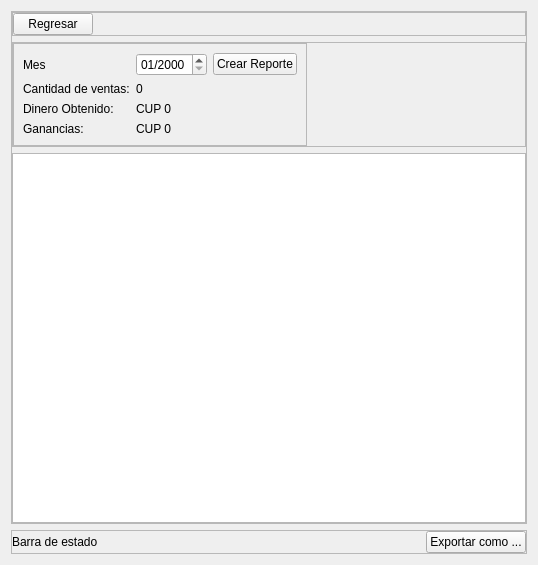
<?xml version="1.0" encoding="UTF-8"?>
<ui version="4.0">
 <class>Frame</class>
 <widget class="QFrame" name="Frame">
  <property name="geometry">
   <rect>
    <x>0</x>
    <y>0</y>
    <width>538</width>
    <height>565</height>
   </rect>
  </property>
  <property name="windowTitle">
   <string>Frame</string>
  </property>
  <layout class="QVBoxLayout" name="verticalLayout">
   <item>
    <widget class="QFrame" name="main_content_frame">
     <property name="frameShape">
      <enum>QFrame::StyledPanel</enum>
     </property>
     <property name="frameShadow">
      <enum>QFrame::Raised</enum>
     </property>
     <layout class="QVBoxLayout" name="verticalLayout_2">
      <property name="leftMargin">
       <number>0</number>
      </property>
      <property name="topMargin">
       <number>0</number>
      </property>
      <property name="rightMargin">
       <number>0</number>
      </property>
      <property name="bottomMargin">
       <number>0</number>
      </property>
      <item>
       <widget class="QFrame" name="frame_4">
        <property name="frameShape">
         <enum>QFrame::StyledPanel</enum>
        </property>
        <property name="frameShadow">
         <enum>QFrame::Raised</enum>
        </property>
        <layout class="QHBoxLayout" name="horizontalLayout_3">
         <property name="leftMargin">
          <number>0</number>
         </property>
         <property name="topMargin">
          <number>0</number>
         </property>
         <property name="rightMargin">
          <number>0</number>
         </property>
         <property name="bottomMargin">
          <number>0</number>
         </property>
         <item>
          <widget class="QPushButton" name="back_button">
           <property name="sizePolicy">
            <sizepolicy hsizetype="Maximum" vsizetype="Fixed">
             <horstretch>0</horstretch>
             <verstretch>0</verstretch>
            </sizepolicy>
           </property>
           <property name="text">
            <string>Regresar</string>
           </property>
          </widget>
         </item>
         <item>
          <spacer name="horizontalSpacer_3">
           <property name="orientation">
            <enum>Qt::Horizontal</enum>
           </property>
           <property name="sizeHint" stdset="0">
            <size>
             <width>40</width>
             <height>20</height>
            </size>
           </property>
          </spacer>
         </item>
        </layout>
       </widget>
      </item>
      <item>
       <widget class="QFrame" name="frame_2">
        <property name="frameShape">
         <enum>QFrame::StyledPanel</enum>
        </property>
        <property name="frameShadow">
         <enum>QFrame::Raised</enum>
        </property>
        <layout class="QHBoxLayout" name="horizontalLayout_2">
         <property name="leftMargin">
          <number>0</number>
         </property>
         <property name="topMargin">
          <number>0</number>
         </property>
         <property name="bottomMargin">
          <number>0</number>
         </property>
         <item>
          <widget class="QFrame" name="frame_3">
           <property name="frameShape">
            <enum>QFrame::StyledPanel</enum>
           </property>
           <property name="frameShadow">
            <enum>QFrame::Raised</enum>
           </property>
           <layout class="QGridLayout" name="gridLayout">
            <item row="1" column="0">
             <widget class="QLabel" name="label_2">
              <property name="text">
               <string>Cantidad de ventas:</string>
              </property>
             </widget>
            </item>
            <item row="1" column="1">
             <widget class="QLabel" name="sale_quantity_label">
              <property name="text">
               <string>0</string>
              </property>
             </widget>
            </item>
            <item row="0" column="1">
             <widget class="QDateEdit" name="month_date_edit">
              <property name="currentSection">
               <enum>QDateTimeEdit::MonthSection</enum>
              </property>
              <property name="displayFormat">
               <string>MM/yyyy</string>
              </property>
              <property name="calendarPopup">
               <bool>false</bool>
              </property>
             </widget>
            </item>
            <item row="2" column="0">
             <widget class="QLabel" name="label_4">
              <property name="text">
               <string>Dinero Obtenido:</string>
              </property>
             </widget>
            </item>
            <item row="0" column="0">
             <widget class="QLabel" name="label">
              <property name="text">
               <string>Mes</string>
              </property>
             </widget>
            </item>
            <item row="2" column="1">
             <widget class="QLabel" name="payment_money_label">
              <property name="text">
               <string>CUP 0</string>
              </property>
             </widget>
            </item>
            <item row="3" column="0">
             <widget class="QLabel" name="label_6">
              <property name="text">
               <string>Ganancias:</string>
              </property>
             </widget>
            </item>
            <item row="3" column="1">
             <widget class="QLabel" name="profit_money_label">
              <property name="text">
               <string>CUP 0</string>
              </property>
             </widget>
            </item>
            <item row="0" column="2">
             <widget class="QPushButton" name="create_report_button">
              <property name="text">
               <string>Crear Reporte</string>
              </property>
             </widget>
            </item>
           </layout>
          </widget>
         </item>
         <item>
          <spacer name="horizontalSpacer">
           <property name="orientation">
            <enum>Qt::Horizontal</enum>
           </property>
           <property name="sizeHint" stdset="0">
            <size>
             <width>40</width>
             <height>20</height>
            </size>
           </property>
          </spacer>
         </item>
        </layout>
       </widget>
      </item>
      <item>
       <widget class="QTableWidget" name="sale_report_table"/>
      </item>
     </layout>
    </widget>
   </item>
   <item>
    <widget class="QFrame" name="frame">
     <property name="frameShape">
      <enum>QFrame::StyledPanel</enum>
     </property>
     <property name="frameShadow">
      <enum>QFrame::Raised</enum>
     </property>
     <layout class="QHBoxLayout" name="horizontalLayout">
      <property name="leftMargin">
       <number>0</number>
      </property>
      <property name="topMargin">
       <number>0</number>
      </property>
      <property name="rightMargin">
       <number>0</number>
      </property>
      <property name="bottomMargin">
       <number>0</number>
      </property>
      <item>
       <widget class="QLabel" name="state_bar_label">
        <property name="text">
         <string>Barra de estado</string>
        </property>
       </widget>
      </item>
      <item>
       <spacer name="horizontalSpacer_2">
        <property name="orientation">
         <enum>Qt::Horizontal</enum>
        </property>
        <property name="sizeHint" stdset="0">
         <size>
          <width>40</width>
          <height>20</height>
         </size>
        </property>
       </spacer>
      </item>
      <item>
       <widget class="QPushButton" name="export_as_button">
        <property name="sizePolicy">
         <sizepolicy hsizetype="Maximum" vsizetype="Fixed">
          <horstretch>0</horstretch>
          <verstretch>0</verstretch>
         </sizepolicy>
        </property>
        <property name="text">
         <string>Exportar como ...</string>
        </property>
       </widget>
      </item>
     </layout>
    </widget>
   </item>
  </layout>
 </widget>
 <resources/>
 <connections/>
</ui>
